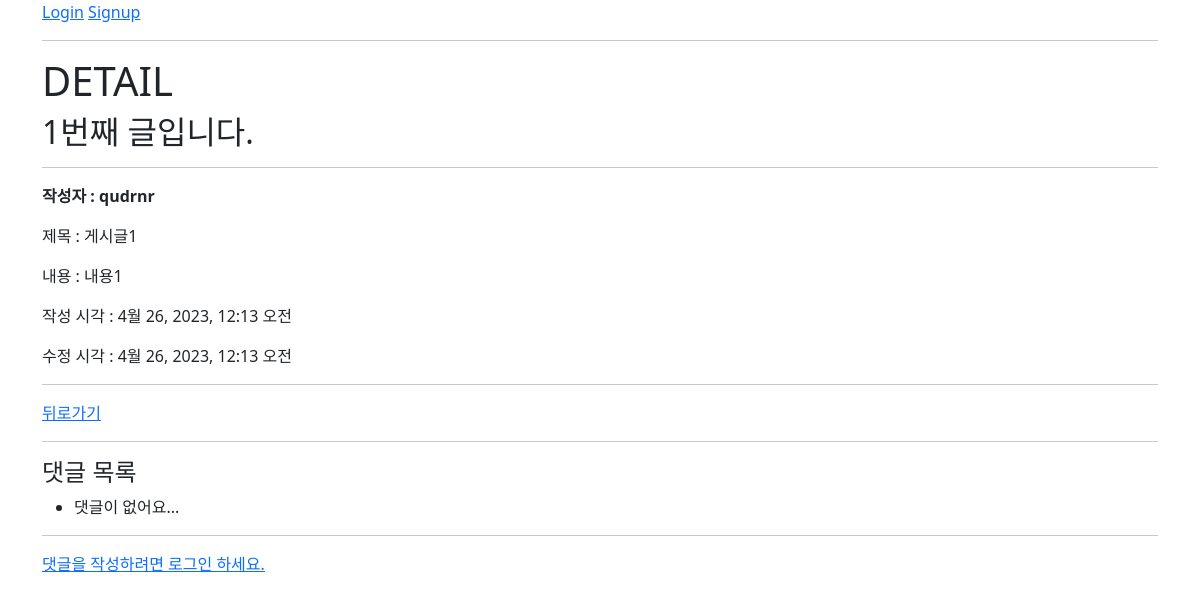
/articles/1/, run on the app's committed database.
### articles/models.py (models this page shows)
class Article(models.Model):
    user = models.ForeignKey(settings.AUTH_USER_MODEL, on_delete=models.CASCADE)
    like_users = models.ManyToManyField(settings.AUTH_USER_MODEL, related_name='like_articles')
    title = models.CharField(max_length=10)
    content = models.TextField()
    created_at = models.DateTimeField(auto_now_add=True)
    updated_at = models.DateTimeField(auto_now=True)

### accounts/models.py (models this page shows)
class User(AbstractUser):
    followings = models.ManyToManyField('self', symmetrical=False, related_name='followers')

### articles/views.py (the view)
# urls.py: path('<int:pk>/', views.detail, name='detail'),
@require_safe
def detail(request, pk):
    article = Article.objects.get(pk=pk)
    comment_form = CommentForm()
    comments = article.comment_set.all()
    context = {
        'article': article,
        'comment_form': comment_form,
        'comments': comments,
    }
    return render(request, 'articles/detail.html', context)

### articles/templates/articles/detail.html (shortened to what this page needs)
{% extends 'base.html' %}
{% block content %}
  <h1>DETAIL</h1>
  <h2>{{ article.pk }}번째 글입니다.</h2>
  <hr>
  <p><b>작성자 : {{ article.user }}</b></p>
  <p>제목 : {{ article.title }}</p>
  <p>내용 : {{ article.content }}</p>
  <p>작성 시각 : {{ article.created_at }}</p>
  <p>수정 시각 : {{ article.updated_at }}</p>
  <hr>
  <a href="{% url 'articles:index' %}">뒤로가기</a>
  <hr>
  <h4>댓글 목록</h4>
  <ul>
    {% for comment in comments %}
      <li>
        {{ comment.user }} - {{ comment.content }}
        {% if request.user == comment.user %}
          <form action="{% url 'articles:comments_delete' article.pk comment.pk %}" method="POST">
            {% csrf_token %}
            <input type="submit" value="DELETE">
          </form>
        {% endif %}
      </li>
    {% empty %}
      <li>댓글이 없어요...</li>
    {% endfor %}
  </ul>
  <hr>
  {% if request.user.is_authenticated %}
    <form action="{% url 'articles:comments_create' article.pk %}" method="POST">
      {% csrf_token %}
      {{ comment_form }}
      <input type="submit">
    </form>
  {% else %}
    <a href="{% url 'accounts:login' %}">댓글을 작성하려면 로그인 하세요.</a>
  {% endif %}
{% endblock content %}

### data on the page
Article: pk "1", user "qudrnr", title "게시글1", content "내용1", created_at "4월 26, 2023, 12:13 오전", updated_at "4월 26, 2023, 12:13 오전"
